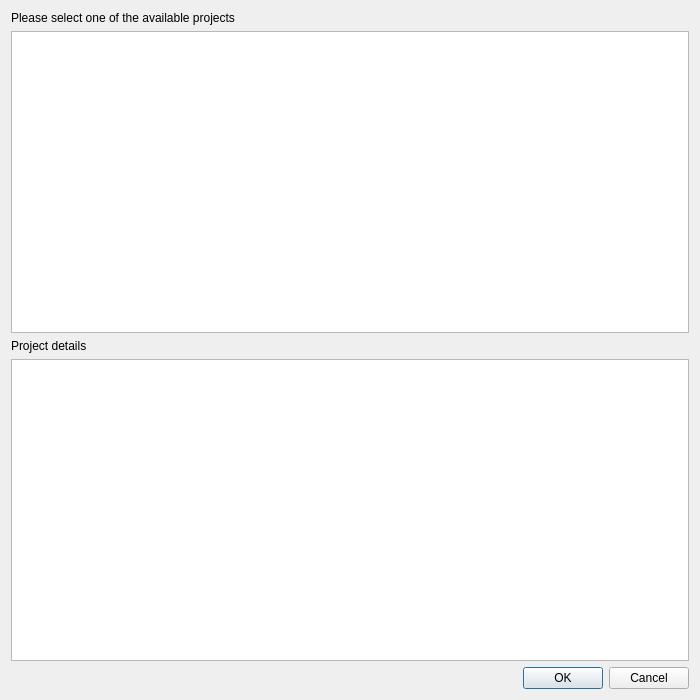
<?xml version="1.0" encoding="UTF-8"?>
<ui version="4.0">
 <class>DownloadLayerDialog</class>
 <widget class="QDialog" name="DownloadLayerDialog">
  <property name="geometry">
   <rect>
    <x>0</x>
    <y>0</y>
    <width>700</width>
    <height>700</height>
   </rect>
  </property>
  <property name="windowTitle">
   <string>Download project from the OpenQuake Platform</string>
  </property>
  <property name="windowIcon">
   <iconset>
    <normaloff>../resources/oq_icon.svg</normaloff>../resources/oq_icon.svg</iconset>
  </property>
  <property name="modal">
   <bool>true</bool>
  </property>
  <layout class="QGridLayout" name="gridLayout">
   <item row="4" column="0">
    <widget class="QDialogButtonBox" name="buttonBox">
     <property name="orientation">
      <enum>Qt::Horizontal</enum>
     </property>
     <property name="standardButtons">
      <set>QDialogButtonBox::Cancel|QDialogButtonBox::Ok</set>
     </property>
    </widget>
   </item>
   <item row="0" column="0">
    <widget class="QLabel" name="label">
     <property name="text">
      <string>Please select one of the available projects</string>
     </property>
    </widget>
   </item>
   <item row="1" column="0">
    <widget class="QListWidget" name="layers_lst"/>
   </item>
   <item row="3" column="0">
    <widget class="QTextEdit" name="layer_detail">
     <property name="readOnly">
      <bool>true</bool>
     </property>
     <property name="html">
      <string>&lt;!DOCTYPE HTML PUBLIC &quot;-//W3C//DTD HTML 4.0//EN&quot; &quot;http://www.w3.org/TR/REC-html40/strict.dtd&quot;&gt;
&lt;html&gt;&lt;head&gt;&lt;meta name=&quot;qrichtext&quot; content=&quot;1&quot; /&gt;&lt;style type=&quot;text/css&quot;&gt;
p, li { white-space: pre-wrap; }
&lt;/style&gt;&lt;/head&gt;&lt;body style=&quot; font-family:'Ubuntu'; font-size:11pt; font-weight:400; font-style:normal;&quot;&gt;
&lt;p style=&quot;-qt-paragraph-type:empty; margin-top:0px; margin-bottom:0px; margin-left:0px; margin-right:0px; -qt-block-indent:0; text-indent:0px;&quot;&gt;&lt;br /&gt;&lt;/p&gt;&lt;/body&gt;&lt;/html&gt;</string>
     </property>
    </widget>
   </item>
   <item row="2" column="0">
    <widget class="QLabel" name="layer_lbl">
     <property name="text">
      <string>Project details</string>
     </property>
    </widget>
   </item>
  </layout>
 </widget>
 <resources/>
 <connections>
  <connection>
   <sender>buttonBox</sender>
   <signal>accepted()</signal>
   <receiver>DownloadLayerDialog</receiver>
   <slot>accept()</slot>
   <hints>
    <hint type="sourcelabel">
     <x>248</x>
     <y>254</y>
    </hint>
    <hint type="destinationlabel">
     <x>157</x>
     <y>274</y>
    </hint>
   </hints>
  </connection>
  <connection>
   <sender>buttonBox</sender>
   <signal>rejected()</signal>
   <receiver>DownloadLayerDialog</receiver>
   <slot>reject()</slot>
   <hints>
    <hint type="sourcelabel">
     <x>316</x>
     <y>260</y>
    </hint>
    <hint type="destinationlabel">
     <x>286</x>
     <y>274</y>
    </hint>
   </hints>
  </connection>
 </connections>
</ui>
